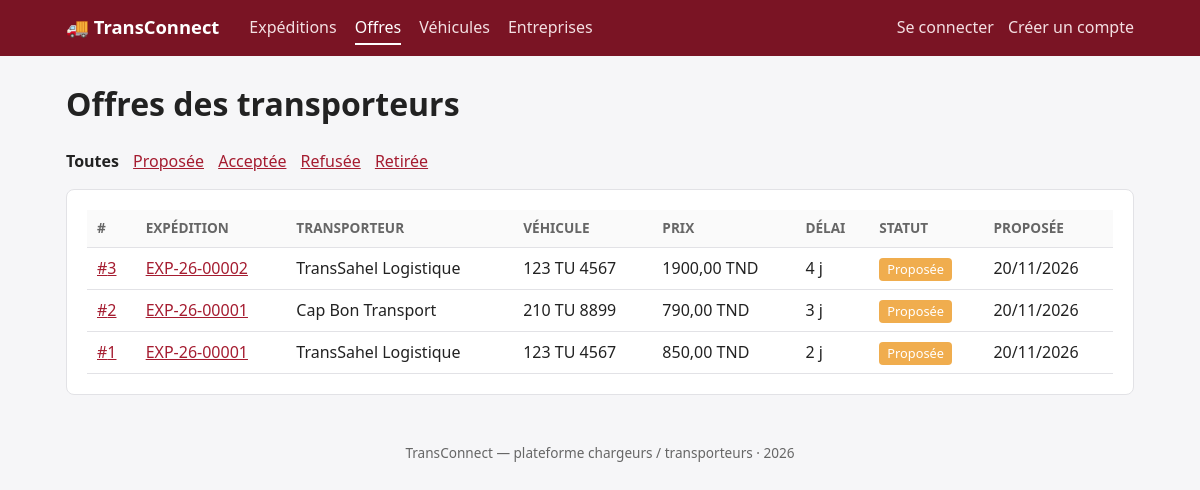
Page /offres/ on the committed database.
### OffresApp/models.py (models this page shows, shortened)
class Offre(models.Model):
    PROPOSEE = 'proposee'
    ACCEPTEE = 'acceptee'
    REFUSEE = 'refusee'
    RETIREE = 'retiree'
    STATUT_CHOICES = (
        (PROPOSEE, 'Proposée'),
        (ACCEPTEE, 'Acceptée'),
        (REFUSEE, 'Refusée'),
        (RETIREE, 'Retirée'),
    )
    prix = models.DecimalField(
        max_digits=10,
        decimal_places=2,
        validators=[MinValueValidator(Decimal('0.01'), 'Le prix doit être strictement positif.')],
    )
    delai_jours = models.PositiveIntegerField(
        validators=[MinValueValidator(1, "Le délai doit être d'au moins 1 jour.")]
    )
    statut = models.CharField(max_length=15, choices=STATUT_CHOICES, default=PROPOSEE)
    date_proposition = models.DateField(auto_now_add=True)
    expedition = models.ForeignKey(
        'ExpeditionsApp.Expedition',
        on_delete=models.CASCADE,
        related_name='offres',
    )
    transporteur = models.ForeignKey(
        'EntreprisesApp.Entreprise',
        on_delete=models.CASCADE,
        related_name='offres',
    )
    vehicule = models.ForeignKey(
        'VehiculesApp.Vehicule',
        on_delete=models.PROTECT,
        related_name='offres',
    )
    created_at = models.DateTimeField(auto_now_add=True)
    updated_at = models.DateTimeField(auto_now=True)
    class Meta:
        verbose_name = 'Offre'
        verbose_name_plural = 'Offres'
        ordering = ['-created_at']

### ExpeditionsApp/models.py (models this page shows, shortened)
class Expedition(models.Model):
    PUBLIEE = 'publiee'
    ATTRIBUEE = 'attribuee'
    EN_COURS = 'en_cours'
    LIVREE = 'livree'
    ANNULEE = 'annulee'
    STATUT_CHOICES = (
        (PUBLIEE, 'Publiée'),
        (ATTRIBUEE, 'Attribuée'),
        (EN_COURS, 'En cours'),
        (LIVREE, 'Livrée'),
        (ANNULEE, 'Annulée'),
    )
    reference = models.CharField(max_length=12, unique=True, editable=False)
    ville_depart = models.CharField(max_length=100)
    ville_arrivee = models.CharField(max_length=100)
    poids_kg = models.DecimalField(
        max_digits=10,
        decimal_places=2,
        validators=[MinValueValidator(Decimal('0.01'), "Le poids doit être strictement positif.")],
        help_text='Poids en kg',
    )
    date_souhaitee = models.DateField()
    description = models.TextField(blank=True)
    statut = models.CharField(max_length=15, choices=STATUT_CHOICES, default=PUBLIEE)
    entreprise = models.ForeignKey(
        'EntreprisesApp.Entreprise',
        on_delete=models.CASCADE,
        related_name='expeditions',
    )
    created_at = models.DateTimeField(auto_now_add=True)
    updated_at = models.DateTimeField(auto_now=True)
    class Meta:
        verbose_name = 'Expédition'
        verbose_name_plural = 'Expéditions'
        ordering = ['-created_at']

### EntreprisesApp/models.py (models this page shows, shortened)
class Entreprise(models.Model):
    TYPE_CHARGEUR = 'chargeur'
    TYPE_TRANSPORTEUR = 'transporteur'
    TYPE_CHOICES = (
        (TYPE_CHARGEUR, 'Chargeur'),
        (TYPE_TRANSPORTEUR, 'Transporteur'),
    )
    raison_sociale = models.CharField(max_length=150)
    matricule_fiscal = models.CharField(
        max_length=17, unique=True, validators=[valider_matricule_fiscal]
    )
    type_entreprise = models.CharField(max_length=15, choices=TYPE_CHOICES)
    adresse = models.TextField(
        validators=[MinLengthValidator(20, "L'adresse doit contenir au moins 20 caractères.")]
    )
    utilisateur = models.OneToOneField(
        Utilisateur,
        on_delete=models.CASCADE,
        related_name='entreprise',
        null=True,
        blank=True,
    )
    created_at = models.DateTimeField(auto_now_add=True)
    updated_at = models.DateTimeField(auto_now=True)
    class Meta:
        verbose_name = 'Entreprise'
        verbose_name_plural = 'Entreprises'
        ordering = ['raison_sociale']

### VehiculesApp/models.py (models this page shows, shortened)
class Vehicule(models.Model):
    CAMIONNETTE = 'camionnette'
    FOURGON = 'fourgon'
    CAMION_PORTEUR = 'camion_porteur'
    SEMI_REMORQUE = 'semi_remorque'
    TYPE_CHOICES = (
        (CAMIONNETTE, 'Camionnette / utilitaire léger'),
        (FOURGON, 'Fourgon'),
        (CAMION_PORTEUR, 'Camion porteur'),
        (SEMI_REMORQUE, 'Semi-remorque'),
    )
    CAPACITE_MAX_PAR_TYPE = {
        CAMIONNETTE: 1_500,
        FOURGON: 3_500,
        CAMION_PORTEUR: 19_000,
        SEMI_REMORQUE: 26_000,
    }
    immatriculation = models.CharField(max_length=20, unique=True)
    type_vehicule = models.CharField(max_length=20, choices=TYPE_CHOICES)
    capacite_kg = models.PositiveIntegerField(
        validators=[MinValueValidator(1, "Une capacité nulle n'est pas acceptée.")]
    )
    disponible = models.BooleanField(default=True)
    entreprise = models.ForeignKey(
        'EntreprisesApp.Entreprise',
        on_delete=models.CASCADE,
        related_name='vehicules',
    )
    created_at = models.DateTimeField(auto_now_add=True)
    updated_at = models.DateTimeField(auto_now=True)
    class Meta:
        verbose_name = 'Véhicule'
        verbose_name_plural = 'Véhicules'
        ordering = ['immatriculation']

### OffresApp/views.py (the view)
# urls.py: path('', views.OffreListView.as_view(), name='liste'),
class OffreListView(ListView):
    model = Offre
    template_name = 'offres/liste.html'
    context_object_name = 'offres'
    paginate_by = 15
    def get_queryset(self):
        queryset = Offre.objects.select_related('expedition', 'transporteur', 'vehicule')
        statut = self.request.GET.get('statut')
        if statut:
            queryset = queryset.filter(statut=statut)
        return queryset
    def get_context_data(self, **kwargs):
        context = super().get_context_data(**kwargs)
        context['statuts'] = Offre.STATUT_CHOICES
        context['statut_courant'] = self.request.GET.get('statut', '')
        return context

### EntreprisesApp/context_processors.py (called while the page is built)
def entreprise_courante(request):
    return {'mon_entreprise': entreprise_de(getattr(request, 'user', None))}

### EntreprisesApp/mixins.py (called while the page is built)
def entreprise_de(user):
    return getattr(user, 'entreprise', None)

### OffresApp/templates/offres/liste.html (shortened to what this page needs)
{% extends 'base.html' %}
{% block content %}
<h1>Offres des transporteurs</h1>
<p class="filtres">
  <a href="?" {% if not statut_courant %}class="actif"{% endif %}>Toutes</a>
  {% for code, libelle in statuts %}
  <a href="?statut={{ code }}" {% if statut_courant == code %}class="actif"{% endif %}>{{ libelle }}</a>
  {% endfor %}
</p>
<div class="card table-wrap">
  <table>
    <thead><tr><th>#</th><th>Expédition</th><th>Transporteur</th><th>Véhicule</th><th>Prix</th><th>Délai</th><th>Statut</th><th>Proposée</th></tr></thead>
    <tbody>
    {% for offre in offres %}
      <tr>
        <td><a href="{% url 'offres:detail' offre.pk %}">#{{ offre.pk }}</a></td>
        <td><a href="{% url 'expeditions:detail' offre.expedition.reference %}">{{ offre.expedition.reference }}</a></td>
        <td>{{ offre.transporteur.raison_sociale }}</td>
        <td>{{ offre.vehicule.immatriculation }}</td>
        <td>{{ offre.prix|floatformat:2 }} TND</td>
        <td>{{ offre.delai_jours }} j</td>
        <td><span class="badge b-{{ offre.statut }}">{{ offre.get_statut_display }}</span></td>
        <td>{{ offre.date_proposition|date:"d/m/Y" }}</td>
      </tr>
    {% empty %}
      <tr><td colspan="8">Aucune offre.</td></tr>
    {% endfor %}
    </tbody>
  </table>
</div>
{% endblock %}

### templates/base.html (style rules this page uses)
:root { --brand:#a51c30; --brand-dark:#7a1424; --bg:#f6f6f8; --card:#fff; --text:#222; --muted:#666; --line:#e2e2e6; }
* { box-sizing: border-box; }
body { margin:0; font-family: system-ui, -apple-system, "Segoe UI", Roboto, sans-serif; background:var(--bg); color:var(--text); line-height:1.5; }
h1, h2 { margin-top:0; }
.card { background:var(--card); border:1px solid var(--line); border-radius:8px; padding:20px; margin-bottom:20px; }
table { width:100%; border-collapse:collapse; }
th, td { text-align:left; padding:8px 10px; border-bottom:1px solid var(--line); vertical-align:top; }
th { background:#fafafa; font-size:.85rem; text-transform:uppercase; color:var(--muted); }
.table-wrap { overflow-x:auto; }
a { color:var(--brand); }
.badge { display:inline-block; padding:2px 8px; border-radius:4px; color:#fff; font-size:.8rem; white-space:nowrap; }
.b-proposee { background:#F0AD4E }
.filtres a { margin-right:10px; }
.filtres a.actif { font-weight:700; text-decoration:none; color:var(--text); }

### rows in the picture
Offre: pk "3", expedition.reference "EXP-26-00002", transporteur.raison_sociale "TransSahel Logistique", vehicule.immatriculation "123 TU 4567", prix "1900,00", delai_jours "4", statut "Proposée", date_proposition "20/11/2026"
Offre: pk "2", expedition.reference "EXP-26-00001", transporteur.raison_sociale "Cap Bon Transport", vehicule.immatriculation "210 TU 8899", prix "790,00", delai_jours "3", statut "Proposée", date_proposition "20/11/2026"
Offre: pk "1", expedition.reference "EXP-26-00001", transporteur.raison_sociale "TransSahel Logistique", vehicule.immatriculation "123 TU 4567", prix "850,00", delai_jours "2", statut "Proposée", date_proposition "20/11/2026"

### other values in the picture
{{ libelle }} "Proposée" "Acceptée" "Refusée" "Retirée"
